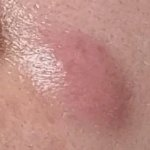
#> input picture ml-backend/compiled/nodules/n1.jpg, 150 x 150 px; its folder holds only this picture in this run
$ python seg_fcm.py
#> lines starting #> are read from the running program, lines starting #| are printed output that depends on the picture
# seg.py
# FCM-based segmentation pipeline with preprocessing (denoising + CLAHE)

import os
import cv2
import glob
import numpy as np
import shutil
import random
from skimage.morphology import remove_small_objects, disk
from scipy.ndimage import binary_opening, binary_closing, binary_fill_holes
import skfuzzy as fuzz

def ensure_dir(path):
    os.makedirs(path, exist_ok=True)

def segment_with_fcm(img_bgr, L_thresh=220, B_thresh=150):
    # Preprocessing: Denoising and CLAHE on L-channel
    img_denoised = cv2.bilateralFilter(img_bgr, 9, 75, 75)
    img_lab = cv2.cvtColor(img_denoised, cv2.COLOR_BGR2LAB)
    L, a, b = cv2.split(img_lab)
    clahe = cv2.createCLAHE(clipLimit=2.0, tileGridSize=(8, 8))
    L = clahe.apply(L)
    img_lab = cv2.merge([L, a, b])

    # FCM clustering on a* and b*
    H, W = a.shape
    ab = np.vstack((a.flatten(), b.flatten()))
    cntr, u, _, _, _, _, _ = fuzz.cluster.cmeans(ab, 3, 2.0, error=0.005, maxiter=1000)
    cluster_labels = np.argmax(u, axis=0).reshape(H, W)
    lesion_class = int(np.argmax([a[cluster_labels == i].mean() for i in range(3)]))
    mask = (cluster_labels == lesion_class).astype(np.uint8)

    # Morphological cleanup and pus enhancement
    opened = binary_opening(mask, structure=disk(3)).astype(np.uint8)
    closed = binary_closing(opened, structure=disk(5)).astype(np.uint8)
    pus = ((L > L_thresh) & (b > B_thresh)).astype(np.uint8)
    combined = np.maximum(closed, pus)
    final = binary_opening(combined, structure=disk(1)).astype(bool)
    final = binary_closing(final, structure=disk(1)).astype(bool)
    final = remove_small_objects(final, min_size=200)
    final_filled = binary_fill_holes(final)
    final_clean = remove_small_objects(final_filled, min_size=200).astype(np.uint8) * 255
    roi = img_bgr.copy()
    roi[final_clean == 0] = 0

    return final_clean

def run_segmentation(raw_folder='compiled', split_folder='split_dataset', out_root='seg_fcm'):
#> called with raw_folder = 'compiled', split_folder = 'split_dataset', out_root = 'seg_fcm'
    roi_dir = os.path.join(out_root, 'grayscale_roi')
    mask_dir = os.path.join(out_root, 'lesion_masks')
    overlay_dir = os.path.join(out_root, 'overlay')
    for d in [roi_dir, mask_dir, overlay_dir]:
        ensure_dir(d)


    for split in ("train", "test"):
        for cls in ("nodules", "papule", "pustules"):
            split_path = os.path.join(split_folder, split, cls)
            for img_fp in glob.glob(os.path.join(split_path, '*.*')):
                fname = f"{split}_" + os.path.basename(img_fp)
                img = cv2.imread(img_fp)
#> img is the input picture: shape (150, 150, 3); mean B, G, R 132.8, 139.9, 189
                if img is None:
                    continue
                img = cv2.resize(img, (150, 150))
                mask = segment_with_fcm(img)
#> in segment_with_fcm, `img_lab = cv2.cvtColor(img_denoised, cv2.COLOR_BGR2LAB)`: img_lab: shape (150, 150, 3); mean of channels 0, 1, 2 159.9, 145.7, 139.2
#> in segment_with_fcm, `L, a, b = cv2.split(img_lab)`:
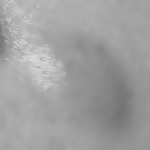
#> L: shape (150, 150); min 115, max 217, mean 159.9
#> in segment_with_fcm, `L, a, b = cv2.split(img_lab)`:
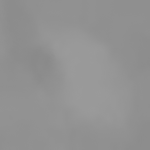
#> a: shape (150, 150); min 137, max 155, mean 145.7
#> in segment_with_fcm, `L = clahe.apply(L)`:
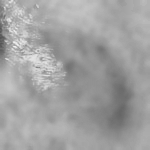
#> L: shape (150, 150); min 85, max 241, mean 161.1
#> in segment_with_fcm, `img_lab = cv2.merge([L, a, b])`: img_lab: shape (150, 150, 3); mean of channels 0, 1, 2 161.1, 145.7, 139.2
                img_gray = cv2.cvtColor(img, cv2.COLOR_BGR2GRAY)
                masked = img.copy()
                masked[mask == 0] = 0
                cv2.imwrite(os.path.join(roi_dir, fname), masked)
                cv2.imwrite(os.path.join(mask_dir, fname), mask)
                overlay = img.copy()
                contours, _ = cv2.findContours(mask, cv2.RETR_EXTERNAL, cv2.CHAIN_APPROX_SIMPLE)
                cv2.drawContours(overlay, contours, -1, (0, 0, 255), thickness=2)
                cv2.imwrite(os.path.join(overlay_dir, fname), overlay)
                print(f"Segmented: {fname}")

if __name__ == '__main__':
    run_segmentation()
#> (the call stopped at in segment_with_fcm, `cntr, u, _, _, _, _, _ = fuzz.cluster.cmeans(ab, 3, 2.0, error=0.005, ..`: skfuzzy is not available in this run)

$ run again, on ml-backend/compiled/nodules/n10.jpg
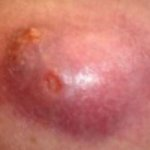
#> input picture ml-backend/compiled/nodules/n10.jpg, 150 x 150 px
#> in run_segmentation, img is the input picture: shape (150, 150, 3); mean B, G, R 107.9, 115.4, 196.3
#> in segment_with_fcm, `L, a, b = cv2.split(img_lab)`:
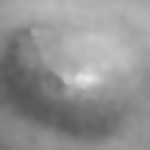
#> L: shape (150, 150); min 86, max 231, mean 146.1
#> in segment_with_fcm, `L, a, b = cv2.split(img_lab)`:
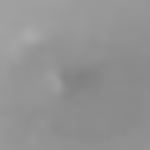
#> b: shape (150, 150); min 128, max 170, mean 146.2
